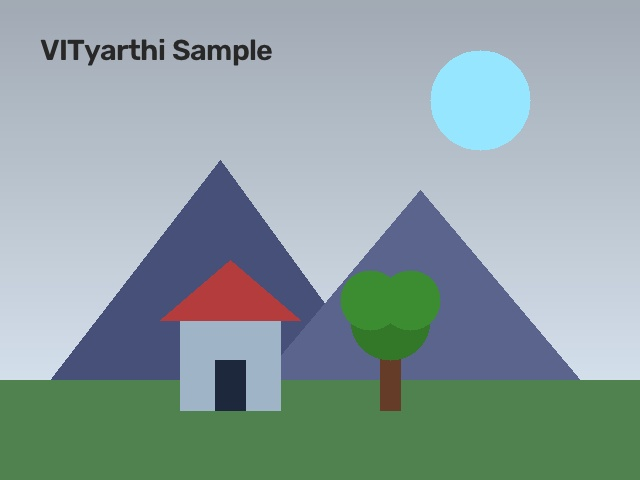
#> input picture input.jpg, 640 x 480 px
$ python main.py
#> lines starting #> are read from the running program, lines starting #| are printed output that depends on the picture
### sketch.py
"""
=============================================================================
Module: sketch.py
Project: Image to Sketch Converter
Description: Contains the core computer vision processing pipeline to convert
             a standard digital photograph into a realistic pencil sketch effect.
=============================================================================
"""

import cv2
import numpy as np


def convert_to_grayscale(image: np.ndarray) -> np.ndarray:
    """
    Step 1: Convert BGR color image to Grayscale.

    Why this step is needed:
    A digital color photo is composed of 3 channels (Blue, Green, Red).
    Pencil sketches rely on light and dark tones rather than chromatic color.
    Grayscale conversion computes luminance using standard weights:
    Y = 0.299*R + 0.587*G + 0.114*B.

    :param image: Input color image in BGR format (numpy ndarray).
    :return: 2D single-channel grayscale image.
    """
    gray_image = cv2.cvtColor(image, cv2.COLOR_BGR2GRAY)
    return gray_image


def invert_image(image: np.ndarray) -> np.ndarray:
    """
    Step 2: Invert pixel intensities.

    Why this step is needed:
    Inversion flips pixel values (0 becomes 255, 255 becomes 0).
    Inverting highlights shadows and prepares the image for Gaussian blur
    so that when blended back, sharp edges will be accentuated.

    :param image: Grayscale image.
    :return: Negative (inverted) grayscale image.
    """
    # Equivalent to 255 - image or cv2.bitwise_not(image)
    inverted_image = cv2.bitwise_not(image)
    return inverted_image


def apply_gaussian_blur(image: np.ndarray, kernel_size: tuple = (21, 21), sigma_x: float = 0) -> np.ndarray:
    """
    Step 3: Apply Gaussian Blur.

    Why this step is needed:
    Gaussian blur smoothens the inverted image by averaging neighboring pixels
    using a Gaussian bell-curve kernel. This removes high-frequency noise and
    spreads out tone transitions, which mimics hand-shaded pencil strokes.

    Note: The kernel size must be odd numbers (e.g., 21x21, 31x31). A larger kernel
    creates softer pencil shading, while a smaller kernel retains sharper lines.

    :param image: Inverted grayscale image.
    :param kernel_size: Tuple containing odd dimensions (width, height).
    :param sigma_x: Gaussian kernel standard deviation along X-axis. 0 = auto-calculated.
    :return: Blurred inverted image.
    """
    blurred_image = cv2.GaussianBlur(image, ksize=kernel_size, sigmaX=sigma_x, sigmaY=0)
    return blurred_image


def divide_blend(gray_image: np.ndarray, blurred_inverted_image: np.ndarray) -> np.ndarray:
    """
    Step 4: Generate pencil sketch effect using Divide Blending (Color Dodge).

    Why this step is needed:
    The "Color Dodge" blend mode in image editing divides the base image (grayscale)
    by the inverse of the blend image (inverted blurred image):
        Sketch = (Grayscale / (255 - Blurred_Inverted)) * 256

    Since (255 - Blurred_Inverted) restores the blurred version of the original image,
    dividing the sharp grayscale image by its blurred counterpart emphasizes
    edges where there are abrupt intensity changes while washing out flat areas to white.

    OpenCV provides an optimized function cv2.divide() which handles division by zero
    and value saturation (clipping values to 255) automatically.

    :param gray_image: Original grayscale image (base layer).
    :param blurred_inverted_image: Gaussian blurred inverted image (blend layer).
    :return: Final pencil sketch image as a 2D grayscale ndarray.
    """
    # 255 - blurred_inverted_image recovers the blurred grayscale image
    inverted_blur = 255 - blurred_inverted_image

    # Perform element-wise division and scale by 256 for 8-bit depth
    sketch_image = cv2.divide(gray_image, inverted_blur, scale=256.0)
    return sketch_image


def image_to_sketch(image: np.ndarray, blur_kernel: tuple = (21, 21)) -> np.ndarray:
    """
    High-level pipeline coordinating all transformation steps:
    1. Grayscale conversion
    2. Inversion of grayscale
    3. Gaussian blur of inverted image
    4. Divide blending (Color Dodge)

    :param image: Input BGR image read via cv2.imread().
    :param blur_kernel: Kernel size for Gaussian blur (default: 21x21).
    :return: Resulting pencil sketch image.
    """
    # Step 1: Grayscale
    gray = convert_to_grayscale(image)

    # Step 2: Inversion
    inverted = invert_image(gray)

    # Step 3: Gaussian Blur
    blurred = apply_gaussian_blur(inverted, kernel_size=blur_kernel)

    # Step 4: Divide Blending
    sketch = divide_blend(gray, blurred)

    return sketch

### main.py
"""
=============================================================================
Module: main.py
Project: Image to Sketch Converter
Description: Entry point script for the Image to Sketch conversion application.
             Handles image loading, pipeline orchestration, saving the final
             output, and terminal user feedback.
=============================================================================
"""

import os
import sys
import cv2
from sketch import image_to_sketch


def main():
    """
    Main function executing the image-to-sketch pipeline:
    1. Determines input image file path.
    2. Validates and reads the image using OpenCV.
    3. Invokes sketch conversion pipeline from sketch.py.
    4. Saves the resulting sketch to 'output.jpg'.
    """
    print("=" * 60)
    print("         IMAGE TO SKETCH CONVERTER (MINI PROJECT)          ")
    print("=" * 60)

    # 1. Determine input file path:
    # If passed as command line argument (e.g., python main.py my_photo.jpg), use it.
    # Otherwise, fallback to the default 'input.jpg' in the current working directory.
    if len(sys.argv) > 1:
        input_path = sys.argv[1]
    else:
        input_path = "input.jpg"

    print(f"\n[INFO] Target input image: '{input_path}'")

    # 2. Check if the specified file exists on disk
    if not os.path.exists(input_path):
        print(f"[ERROR] The file '{input_path}' was not found.")
        print("[TIP] Please place an image named 'input.jpg' in this directory or run:")
        print("      python main.py <path_to_your_image>")
        sys.exit(1)

    # 3. Read the image using OpenCV
    # Note: cv2.imread loads the image in BGR (Blue-Green-Red) color space by default.
    print("[INFO] Reading image using OpenCV...")
    image = cv2.imread(input_path)
#> image is the input picture: shape (480, 640, 3); mean B, G, R 160.6, 159.7, 140.8

    # Ensure OpenCV was able to decode the image file properly
    if image is None:
        print(f"[ERROR] Could not decode '{input_path}'. Please ensure it is a valid image file (JPG, PNG, etc.).")
        sys.exit(1)

    height, width, channels = image.shape
#> height = 480; width = 640; channels = 3
    print(f"[SUCCESS] Image loaded successfully! Dimensions: {width}x{height} pixels, Channels: {channels}")
#| [SUCCESS] Image loaded successfully! Dimensions: 640x480 pixels, Channels: 3

    # 4. Process image through the sketch conversion algorithm
    print("[INFO] Applying pencil sketch transformations:")
    print("       -> Converting to Grayscale...")
    print("       -> Inverting Grayscale Image...")
    print("       -> Applying Gaussian Blur...")
    print("       -> Performing Color Dodge / Divide Blending...")

    sketch_result = image_to_sketch(image)
#> in convert_to_grayscale, `gray_image = cv2.cvtColor(image, cv2.COLOR_BGR2GRAY)`:
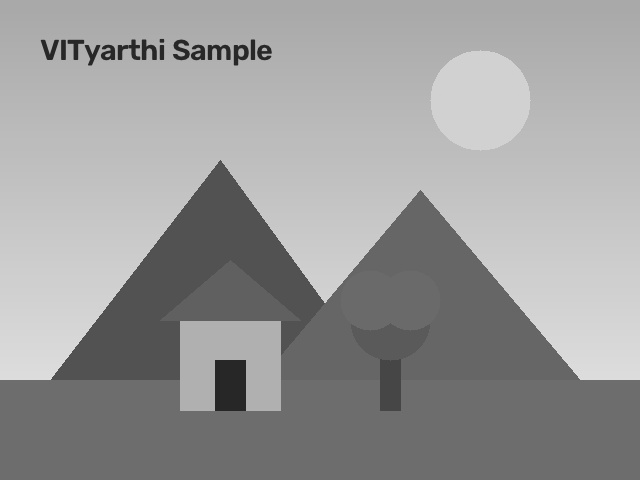
#> gray_image: shape (480, 640); min 33, max 226, mean 154.1
#> in invert_image, `inverted_image = cv2.bitwise_not(image)`:
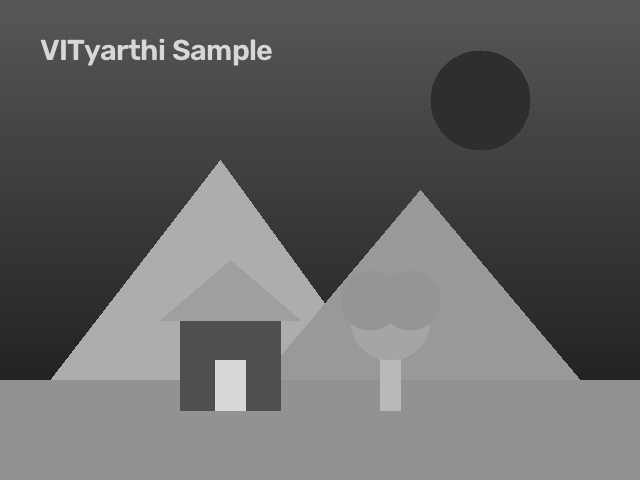
#> inverted_image: shape (480, 640); min 29, max 222, mean 100.9
#> in apply_gaussian_blur, `blurred_image = cv2.GaussianBlur(image, ksize=kernel_size, sigmaX=sigm..`:
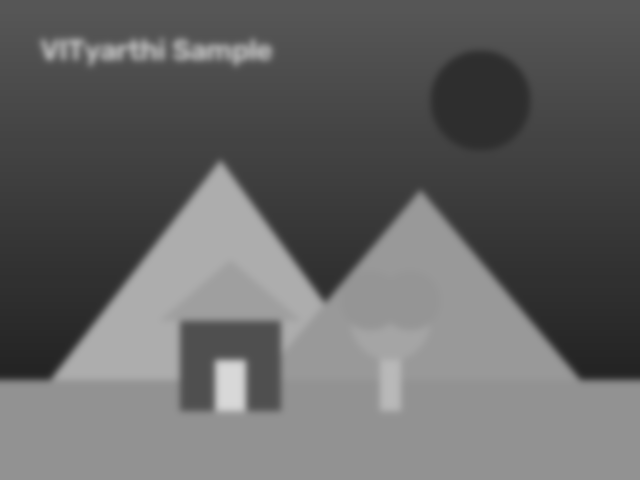
#> blurred_image: shape (480, 640); min 36, max 216, mean 100.9
#> in divide_blend, `inverted_blur = 255 - blurred_inverted_image`:
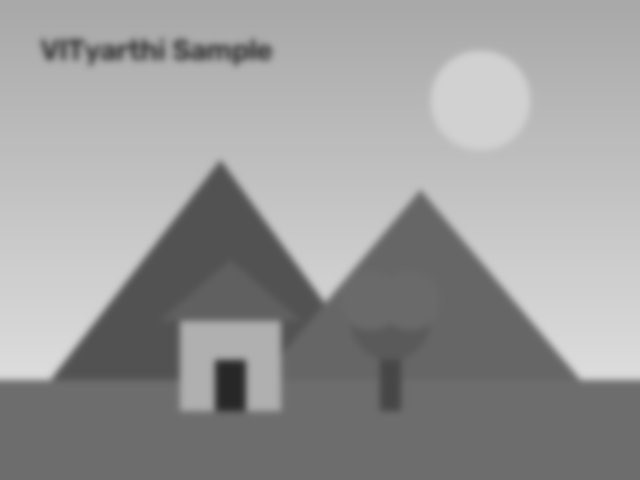
#> inverted_blur: shape (480, 640); min 39, max 219, mean 154.1
#> in divide_blend, `sketch_image = cv2.divide(gray_image, inverted_blur, scale=256.0)`:
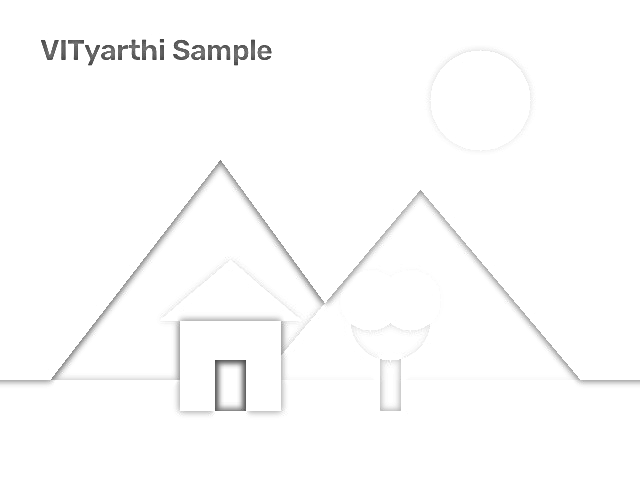
#> sketch_image: shape (480, 640); min 67, max 255, mean 252.3

    # 5. Save the resulting sketch to output.jpg
    output_filename = "output.jpg"
    print(f"\n[INFO] Saving output sketch as '{output_filename}'...")
    save_success = cv2.imwrite(output_filename, sketch_result)

    if save_success:
        print("=" * 60)
        print(f"[SUCCESS] Sketch created and saved to: {os.path.abspath(output_filename)}")
        print("=" * 60)
    else:
        print(f"[ERROR] Failed to save output image to '{output_filename}'.")
        sys.exit(1)


if __name__ == "__main__":
    main()
